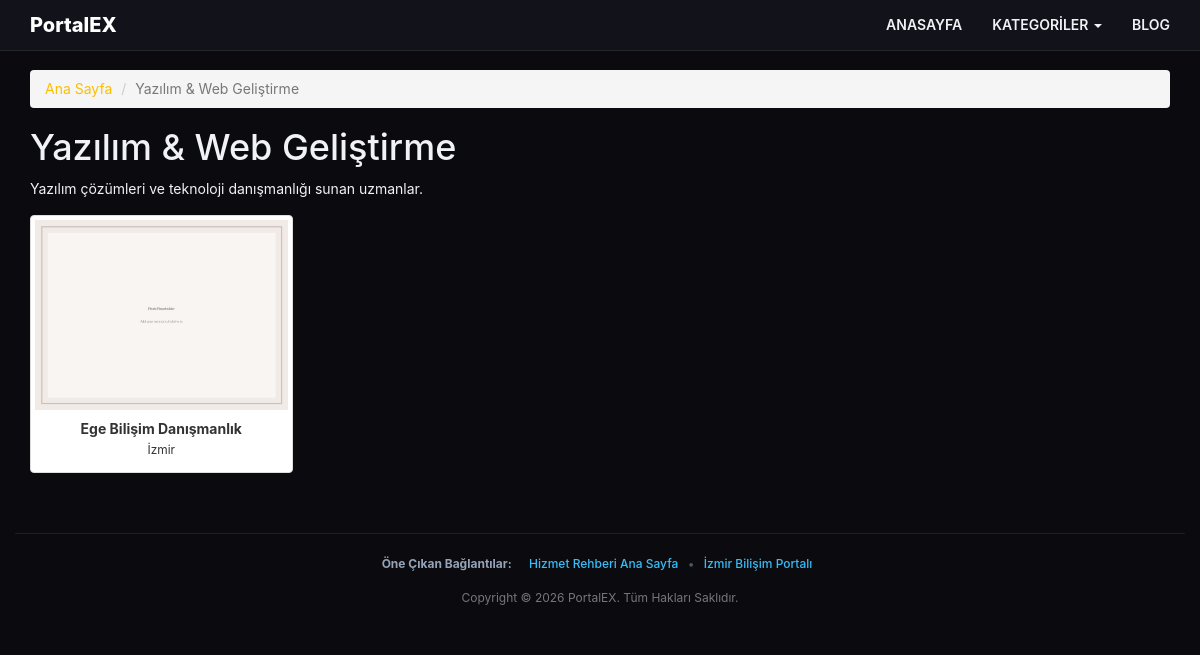
The app's page /kategoridetay.php?id=1 with its own data.
### tables this page shows
CREATE TABLE `ayarlar` (
  `id` INT NOT NULL AUTO_INCREMENT,
  `siteadi` VARCHAR(255) DEFAULT 'Hizmet ve İlan Rehberi',
  `logoyazi` VARCHAR(255) DEFAULT 'PortalEX',
  `meta` TEXT,
  `anahtar` TEXT,
  `telefon` VARCHAR(50) DEFAULT '0555 000 00 00',
  `telefonyazi` VARCHAR(255) DEFAULT 'İletişim & Destek',
  `siteurl` VARCHAR(255) DEFAULT 'http://localhost/',
  `ampurl` VARCHAR(255) DEFAULT 'http://localhost/amp',
  `anasayfa` MEDIUMTEXT,
  `yanpanel` MEDIUMTEXT,
  `copyright` VARCHAR(255) DEFAULT 'Copyright © 2026 PortalEX. All Rights Reserved.',
  `yanpanelbaslik` VARCHAR(255) DEFAULT 'Hızlı Menü',
  `ustalanyazisi` VARCHAR(255) DEFAULT 'Profesyonel Hizmet ve İlan Rehberi',
  `head` TEXT,
  `footer` TEXT,
  `mapsapi` VARCHAR(255) DEFAULT '',
  `analytics` VARCHAR(255) DEFAULT '',
  `renk_arka` VARCHAR(20) DEFAULT '#0f172a',
  `renk_headerarka` VARCHAR(20) DEFAULT '#1e293b',
  `renk_headeryazi` VARCHAR(20) DEFAULT '#ffffff',
  `renk_paketbaslik` VARCHAR(20) DEFAULT '#38bdf8',
  `renk_paketyazi` VARCHAR(20) DEFAULT '#ffffff',
  PRIMARY KEY (`id`)
);

CREATE TABLE `kategori` (
  `id` INT NOT NULL AUTO_INCREMENT,
  `baslik` VARCHAR(255) NOT NULL,
  `seo` VARCHAR(255) NOT NULL,
  `odak` VARCHAR(255) DEFAULT 'İzmir',
  `meta` TEXT,
  `anahtar` TEXT,
  `aciklama` TEXT,
  PRIMARY KEY (`id`),
  KEY `idx_kat_seo` (`seo`)
);

CREATE TABLE `uyeler` (
  `id` INT NOT NULL AUTO_INCREMENT,
  `isim` VARCHAR(255) NOT NULL,
  `telefon` VARCHAR(50) DEFAULT '',
  `sehir` VARCHAR(100) DEFAULT 'İzmir',
  `semt` VARCHAR(100) DEFAULT 'Merkez',
  `kategori` INT DEFAULT 1,
  `resim` VARCHAR(255) DEFAULT 'placeholder.jpg',
  `aciklama` TEXT,
  `seviye` VARCHAR(50) DEFAULT 'Standart',
  `sira` INT DEFAULT 0,
  `durum` VARCHAR(50) DEFAULT 'Yayında',
  `seo` VARCHAR(255) NOT NULL,
  `tarih` VARCHAR(50) DEFAULT '',
  `btarih` VARCHAR(50) DEFAULT '',
  PRIMARY KEY (`id`),
  KEY `idx_uyeler_durum` (`durum`),
  KEY `idx_uyeler_seo` (`seo`),
  KEY `idx_uyeler_kat` (`kategori`)
);

CREATE TABLE `linkler` (
  `id` INT NOT NULL AUTO_INCREMENT,
  `baslik` VARCHAR(255) NOT NULL,
  `url` VARCHAR(255) NOT NULL,
  PRIMARY KEY (`id`)
);

### include/connect.php (called while the page is built, shortened)
<?php
$DB_HOST = getenv('DB_HOST') ?: "localhost";
$DB_NAME = getenv('DB_NAME') ?: "database_name";
$DB_USER = getenv('DB_USER') ?: "database_user";
$DB_PASS = getenv('DB_PASS') !== false ? getenv('DB_PASS') : "";
$charset = 'utf8mb4';
$options = [
    PDO::ATTR_ERRMODE            => PDO::ERRMODE_EXCEPTION,
    PDO::ATTR_DEFAULT_FETCH_MODE => PDO::FETCH_ASSOC,
    PDO::ATTR_EMULATE_PREPARES   => false,
];
$dsn = "mysql:host=$DB_HOST;dbname=$DB_NAME;charset=$charset";
try {
    $conn = new PDO($dsn, $DB_USER, $DB_PASS, $options);
} catch (PDOException $e) {
    error_log("Veritabanı bağlantı hatası: " . $e->getMessage());
    die("Sistemde bir sorun oluştu. Lütfen daha sonra tekrar deneyin.");
}
try {
    $SiteBilgi = $conn->query("SELECT * FROM ayarlar WHERE id = 1 LIMIT 1")->fetch();
} catch (PDOException $e) {
    error_log("Site ayarları çekilemedi: " . $e->getMessage());
    $SiteBilgi = [];
    $AmpBilgi = [];
}
?>

### kategoridetay.php (the view, shortened to what this page needs)
<?php
require_once("include/connect.php");
$kategori_id = isset($_GET['id']) ? intval($_GET['id']) : 0;
$katQuery = $conn->prepare("SELECT * FROM kategori WHERE id = ?");
$katQuery->execute([$kategori_id]);
$kat = $katQuery->fetch();
$limit = 12;
$sayfa = isset($_GET['sayfa']) ? max(1, intval($_GET['sayfa'])) : 1;
$toplamQuery = $conn->prepare("SELECT COUNT(*) FROM uyeler WHERE kategori = ? AND durum = 'Yayında'");
$toplamQuery->execute([$kategori_id]);
$toplam = (int)$toplamQuery->fetchColumn();
$sayfasayisi = max(1, (int)ceil($toplam / $limit));
$sayfa = min($sayfa, $sayfasayisi);
$offset = ($sayfa - 1) * $limit;
$uyeQuery = $conn->prepare("SELECT id, seo, isim, resim, sehir FROM uyeler WHERE kategori = ? AND durum = 'Yayında' ORDER BY sira ASC LIMIT $limit OFFSET $offset");
$uyeQuery->execute([$kategori_id]);
$uyeler = $uyeQuery->fetchAll(PDO::FETCH_ASSOC);
require_once("include/header.php");
?>
<body id="top">
<?php include('include/ustmenu.php'); ?>
<main role="main">
    <div class="container" style="padding-top: 70px;">
        <ol class="breadcrumb">
            <li><a href="/">Ana Sayfa</a></li>
            <li class="active"><?= htmlspecialchars($kat['baslik']); ?></li>
        </ol>
        <h1><?= htmlspecialchars($kat['baslik']); ?></h1>
        <?php if (!empty($kat['aciklama']) && $sayfa === 1): ?>
        <div class="kategori-aciklama"><?= nl2br(htmlspecialchars($kat['aciklama'])); ?></div>
        <?php endif; ?>
        <?php if (count($uyeler) > 0): ?>
        <div class="row" style="margin-top:15px;">
            <?php foreach($uyeler as $uye): ?>
            <?php
                $is_ad = (strpos($uye['resim'], 'platin') !== false || strpos($uye['isim'], 'REKLAM') !== false);
                $tg_link = !empty($AmpBilgi['amp_telegram']) ? htmlspecialchars($AmpBilgi['amp_telegram']) : 'https://t.me/exampleportal';
            ?>
            <div class="col-md-3 col-sm-4 col-xs-6">
                <a href="<?= $is_ad ? $tg_link : 'ilan/' . htmlspecialchars($uye['seo']) . '/' . intval($uye['id']) . '.html'; ?>" <?= $is_ad ? 'target="_blank" rel="noopener"' : ''; ?> class="thumbnail">
                    <img src="modelresim/<?= htmlspecialchars($uye['resim'] ?: 'resimyok.png'); ?>" alt="<?= htmlspecialchars($uye['isim']); ?>" width="250" height="350" loading="lazy" style="width:100%;height:auto;">
                    <div class="caption text-center">
                        <strong><?= htmlspecialchars($uye['isim']); ?></strong>
                        <?php if(!empty($uye['sehir'])): ?><br><small><?= htmlspecialchars($uye['sehir']); ?></small><?php endif; ?>
                    </div>
                </a>
            </div>
            <?php endforeach; ?>
        </div>
        <?php else: ?>
        <p>Bu kategoride henüz yayında ilan bulunmuyor.</p>
        <?php endif; ?>
    </div>
</main>
<?php include('include/alt.php'); ?>
</body>
</html>

### include/ustmenu.php (shortened to what this page needs)
<nav class="navbar navbar-inverse navbar-fixed-top" role="navigation">
    <div class="container">
        <div class="navbar-header">
            <a href="/" class="navbar-brand"><?= htmlspecialchars($SiteBilgi['logoyazi'] ?? ''); ?></a>
        </div>
        <div id="navbar-menu" class="collapse navbar-collapse">
            <ul class="nav navbar-nav navbar-right">
                <li><a href="/">ANASAYFA</a></li>
                <li class="dropdown">
                    <a href="kategori.php" class="dropdown-toggle" data-toggle="dropdown" role="button" aria-haspopup="true" aria-expanded="false">KATEGORİLER <span class="caret"></span></a>
                </li>
                <li><a href="blog">BLOG</a></li>
            </ul>
        </div>
    </div>
</nav>

### include/alt.php (shortened to what this page needs)
<footer id="footer" style="margin-top:40px;">
    <div class="container text-center text-muted" style="padding: 20px 0; border-top: 1px solid rgba(255,255,255,0.08);">
        <?php
        $footer_linkler = $conn->query("SELECT * FROM linkler ORDER BY id ASC")->fetchAll(PDO::FETCH_ASSOC);
        if (count($footer_linkler) > 0):
        ?>
        <div style="margin-bottom:15px; font-size:12px;" class="footer-partner-links">
            <span style="color:#94a3b8; font-weight:bold; margin-right:8px;">Öne Çıkan Bağlantılar:</span>
            <?php foreach($footer_linkler as $index => $plink): ?>
                <a href="<?= htmlspecialchars($plink['url']); ?>" style="color:#38bdf8; text-decoration:none; margin:0 6px; font-weight:500;" target="_blank"><?= htmlspecialchars($plink['baslik']); ?></a>
                <?= ($index < count($footer_linkler) - 1) ? '<span style="color:#475569;">•</span>' : ''; ?>
            <?php endforeach; ?>
        </div>
        <?php endif; ?>
        <p style="margin:0; font-size:12px;"><?= htmlspecialchars($SiteBilgi['copyright'] ?? ''); ?></p>
    </div>
</footer>

### css/main.css (style rules this page uses)
:root { --bg-dark: #0b0b0f; --bg-paper: #13141c; --bg-card: #1a1b26; --text-main: #f0f2f5; --text-muted: #94a3b8; --accent-gold: #fbbf02; --accent-rose: #e11d48; --glass-bg: rgba(19, 20, 28, 0.95); --glass-border: rgba(255, 255, 255, 0.08); --rp-content-max: 1240px; }
body { font-family: -apple-system, BlinkMacSystemFont, "Segoe UI", Roboto, sans-serif; background-color: var(--bg-dark) !important; color: var(--text-main) !important; line-height: 1.6; margin: 0; padding: 0; }
a { color: var(--accent-gold); text-decoration: none; }
.navbar-inverse { background: var(--glass-bg) !important; backdrop-filter: blur(16px); -webkit-backdrop-filter: blur(16px); border-bottom: 1px solid var(--glass-border) !important; }
.navbar-inverse .navbar-brand { font-size: 20px; font-weight: 800; color: #ffffff !important; }
.navbar-inverse .navbar-nav > li > a { color: var(--text-main) !important; font-weight: 600; }

### records on screen
ayarlar: logoyazi "PortalEX", copyright "Copyright © 2026 PortalEX. Tüm Hakları Saklıdır."
kategori: baslik "Yazılım & Web Geliştirme", aciklama "Yazılım çözümleri ve teknoloji danışmanlığı sunan uzmanlar."
uyeler: resim (placeholder picture), isim "Ege Bilişim Danışmanlık", sehir "İzmir"
linkler: baslik "Hizmet Rehberi Ana Sayfa"
linkler: baslik "İzmir Bilişim Portalı"
